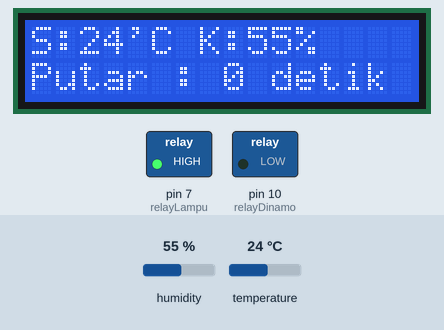
The sketch below on a simulated Arduino Uno, built with avr-gcc and run on an emulated ATmega328P. Parts: 16×2 character LCD, switched loads named in the sketch (green lamp = pin HIGH). Inputs (shaded band) come from the test bench; at power-on: temperature 24 °C, humidity 55 %. What the sketch prints to the serial monitor is not drawn.

Above: at 1.7 s.
1.8 s: temperature set to 34 °C
At 10.5 s:
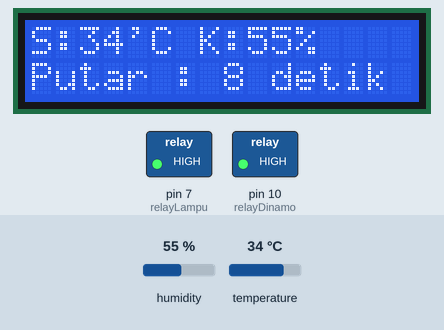
11.1 s: temperature set to 37 °C
At 20.3 s:
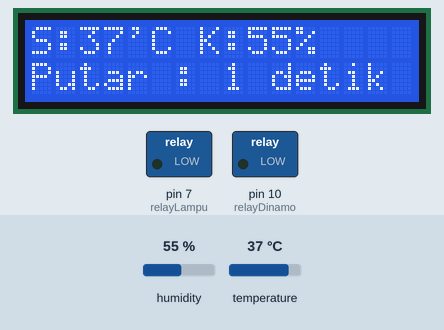
20.4 s: humidity set to 22 %
At 23.2 s:
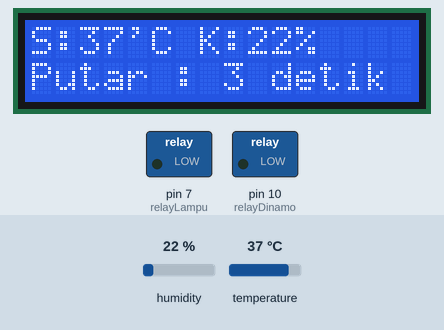
25.4 s: humidity set to 40 %
At 29.0 s:
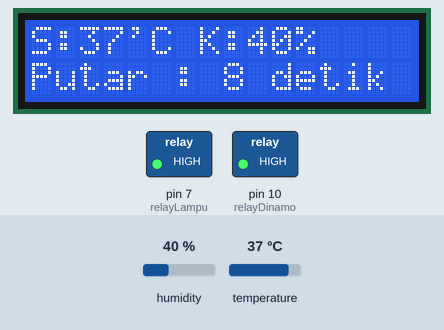
Timing chart, 0 to 30.5 s (numbered marks = the images above; inputs shaded):
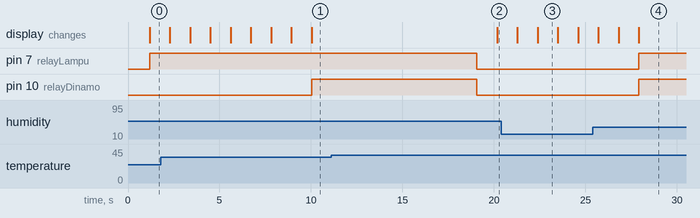

The sketch:

sketch_jul01b.ino
```cpp
#include "DHT.h"
#define DHTPIN 8
#define DHTTYPE DHT11

DHT dht(DHTPIN, DHTTYPE);

#include <LiquidCrystal_I2C.h>
LiquidCrystal_I2C lcd(0x27, 16, 2);
const int relayDinamo = 10;
const int relayLampu = 7;

void setup() {
   lcd.begin();
pinMode(relayDinamo,OUTPUT);
pinMode(relayLampu,OUTPUT);
  Serial.begin(9600); //baud komunikasi serial
  Serial.println("Pengujian DHT11!"); //penulisan di serial monitor
  dht.begin(); //prosedur memulai pembacaan module sensor
}

int detik;

void loop() {


  delay(1000);  //menunggu beberapa detik untuk pembacaan

  //pembacaan sensor membutuhkan waktu 250ms

  //Pembacaan untuk data kelembaban
  float humidity_1 = dht.readHumidity();
  //Pembacaan dalam format celcius (c)
  float celcius_1 = dht.readTemperature();
  //pembacaan dalam format Fahrenheit
  float fahrenheit_1 = dht.readTemperature(true);

  //mengecek pembacaan apakah terjadi kegagalan atau tidak
  if (isnan(humidity_1) || isnan(celcius_1) || isnan(fahrenheit_1)) {
    Serial.println("Pembacaan data dari module sensor gagal!");
    return;
  }

  float htof = dht.computeHeatIndex(fahrenheit_1, humidity_1);
  //Prosedur pembacaaan data indeks panas dalam bentuk fahreheit
  float htoc = dht.computeHeatIndex(celcius_1, humidity_1, false);
 //Prosedur pembacaaan data indeks panas dalam bentuk celcius

  //pembacaan nilai pembacaan data suhu
  Serial.print("Suhu : ");
  Serial.print(celcius_1); //format derajat celcius
lcd.setCursor(0,0);
  lcd.print("S:                             ");
  lcd.setCursor(2,0);
  lcd.print(celcius_1);
  lcd.setCursor(4,0);
  lcd.print("'C  ");

lcd.setCursor(7,0);
  lcd.print("K:                             ");
  lcd.setCursor(9,0);
  lcd.print(humidity_1);
  lcd.setCursor(11,0);
  lcd.print("%   ");


lcd.setCursor(0,1);
  lcd.print("Putar : ");
  lcd.setCursor(8,1);
  lcd.print(detik);
  lcd.print(" detik");

digitalWrite(relayDinamo, LOW);
digitalWrite(relayLampu, LOW);

if(celcius_1 < 36){
  digitalWrite(relayLampu, HIGH);
}

if(celcius_1 > 38){
  digitalWrite(relayLampu, LOW);
}

if(detik == 8){
  digitalWrite(relayDinamo, HIGH);
  digitalWrite(relayLampu, HIGH);
delay(9000);
digitalWrite(relayDinamo, LOW);
digitalWrite(relayLampu, LOW);
detik = 0;
}
//if(
//  celcius_1 == 32 || celcius_1 == 31 || celcius_1 == 30 ||
//  celcius_1 == 29 || celcius_1 == 28 || celcius_1 == 27
//  || celcius_1 == 26 || celcius_1 == 25){
//  digitalWrite(relay2, LOW);
//  digitalWrite(relay3, LOW);
//Serial.println("relay kipas menyala");
//Serial.println("relay lampu mati");
// lcd.setCursor(0,1);
//  lcd.print("NORMAL     ");
//
//}
//  if(celcius_1 < 25){
//  digitalWrite(relay2, LOW);
//  digitalWrite(relay3, HIGH);
//Serial.println("relay kipas mati");
//Serial.println("relay lampu menyala");
// lcd.setCursor(0,1);
//  lcd.print("DINGIN");
//}


  Serial.print("°"); //simbol derajat
  Serial.print("C / ");
  Serial.print(fahrenheit_1); //format derajat fahrenheit
  Serial.print("°");
  Serial.print("F\t");

  Serial.print("Indeks Panas: ");
  Serial.print(htof);
  Serial.print("°");
  Serial.print("F / ");
  Serial.print(htoc);
  Serial.print("°");
  Serial.println("C ");
detik++;
}
```

Measured:
- the behaviour switches between 35 and 36 °C on temperature (found by bisection; images 1 and 2)
- after the input at 11.1 s, the display: changes after 9.1 s (image 2)
- what the display in image 3 shows lasts 1.1 s, from 22.4 s to 23.5 s
